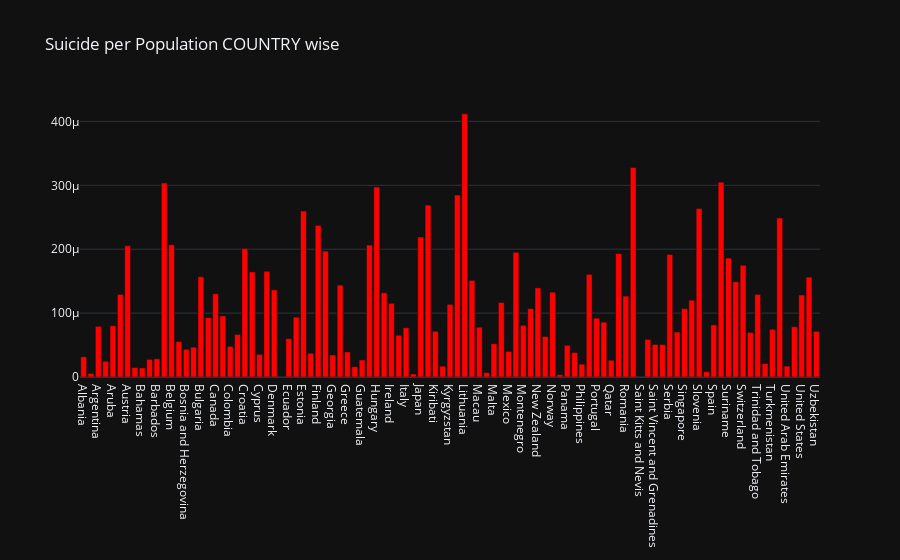

Notebook source saved alongside this figure:
### Markdown cell above
## Data Visualization

### Code cell
data_country = df.groupby(by='country').agg({
    "suicides_no": "sum",
    "population": "sum"
})
data = go.Bar(
    x=data_country.index,
    y=data_country['suicides_no']/data_country['population'],
    name="Suicide per population",
    marker = dict(color='red')
)
layout = go.Layout(
    title = 'Suicide per Population COUNTRY wise',
    template='plotly_dark'
)
fig = go.Figure(data=data, layout=layout)
plo.iplot(fig)

### Figure 1 — Plotly figure (JSON) as saved in the notebook; plotly's stock layout.template omitted (floating-point values rounded to 4 significant figures)
{"data": [{"marker": {"color": "red"}, "name": "Suicide per population", "type": "bar", "x": ["Albania", "Antigua and Barbuda", "Argentina", "Armenia", "Aruba", "Australia", "Austria", "Azerbaijan", "Bahamas", "Bahrain", "Barbados", "Belarus", "Belgium", "Belize", "Bosnia and Herzegovina", "Brazil", "Bulgaria", "Cabo Verde", "Canada", "Chile", "Colombia", "Costa Rica", "Croatia", "Cuba", "Cyprus", "Czech Republic", "Denmark", "Dominica", "Ecuador", "El Salvador", "Estonia", "Fiji", "Finland", "France", "Georgia", "Germany", "Greece", "Grenada", "Guatemala", "Guyana", "Hungary", "Iceland", "Ireland", "Israel", "Italy", "Jamaica", "Japan", "Kazakhstan", "Kiribati", "Kuwait", "Kyrgyzstan", "Latvia", "Lithuania", "Luxembourg", "Macau", "Maldives", "Malta", "Mauritius", "Mexico", "Mongolia", "Montenegro", "Netherlands", "New Zealand", "Nicaragua", "Norway", "Oman", "Panama", "Paraguay", "Philippines", "Poland", "Portugal", "Puerto Rico", "Qatar", "Republic of Korea", "Romania", "Russian Federation", "Saint Kitts and Nevis", "Saint Lucia", "Saint Vincent and Grenadines", "San Marino", "Serbia", "Seychelles", "Singapore", "Slovakia", "Slovenia", "South Africa", "Spain", "Sri Lanka", "Suriname", "Sweden", "Switzerland", "Thailand", "Trinidad and Tobago", "Turkey", "Turkmenistan", "Ukraine", "United Arab Emirates", "United Kingdom", "United States", "Uruguay", "Uzbekistan"], "y": [3.161e-05, 5.527e-06, 7.936e-05, 2.463e-05, 8.018e-05, 0.0001293, 0.0002053, 1.481e-05, 1.418e-05, 2.764e-05, 2.849e-05, 0.0003034, 0.0002069, 5.533e-05, 4.34e-05, 4.667e-05, 0.0001569, 9.288e-05, 0.0001302, 9.563e-05, 4.791e-05, 6.647e-05, 0.0002009, 0.0001645, 3.549e-05, 0.0001654, 0.0001364, 0, 6e-05, 9.37e-05, 0.0002596, 3.713e-05, 0.0002373, 0.000197, 3.444e-05, 0.0001438, 3.913e-05, 1.619e-05, 2.669e-05, 0.0002065, 0.0002972, 0.0001318, 0.0001153, 6.526e-05, 7.7e-05, 4.66e-06, 0.0002192, 0.000269, 7.147e-05, 1.691e-05, 0.0001137, 0.0002847, 0.0004118, 0.0001512, 7.791e-05, 6.896e-06, 5.21e-05, 0.0001165, 4.008e-05, 0.0001951, 8.089e-05, 0.0001069, 0.0001395, 6.342e-05, 0.0001328, 3.672e-06, 4.957e-05, 3.837e-05, 2.003e-05, 0.0001606, 9.21e-05, 8.581e-05, 2.625e-05, 0.0001932, 0.0001266, 0.0003278, 0, 5.882e-05, 5.087e-05, 5.075e-05, 0.0001917, 7.036e-05, 0.0001071, 0.0001202, 0.0002636, 8.385e-06, 8.162e-05, 0.0003048, 0.0001861, 0.0001492, 0.0001748, 6.982e-05, 0.0001293, 2.099e-05, 7.462e-05, 0.0002487, 1.704e-05, 7.868e-05, 0.0001284, 0.0001563, 7.155e-05]}], "layout": {"title": {"text": "Suicide per Population COUNTRY wise"}}}
